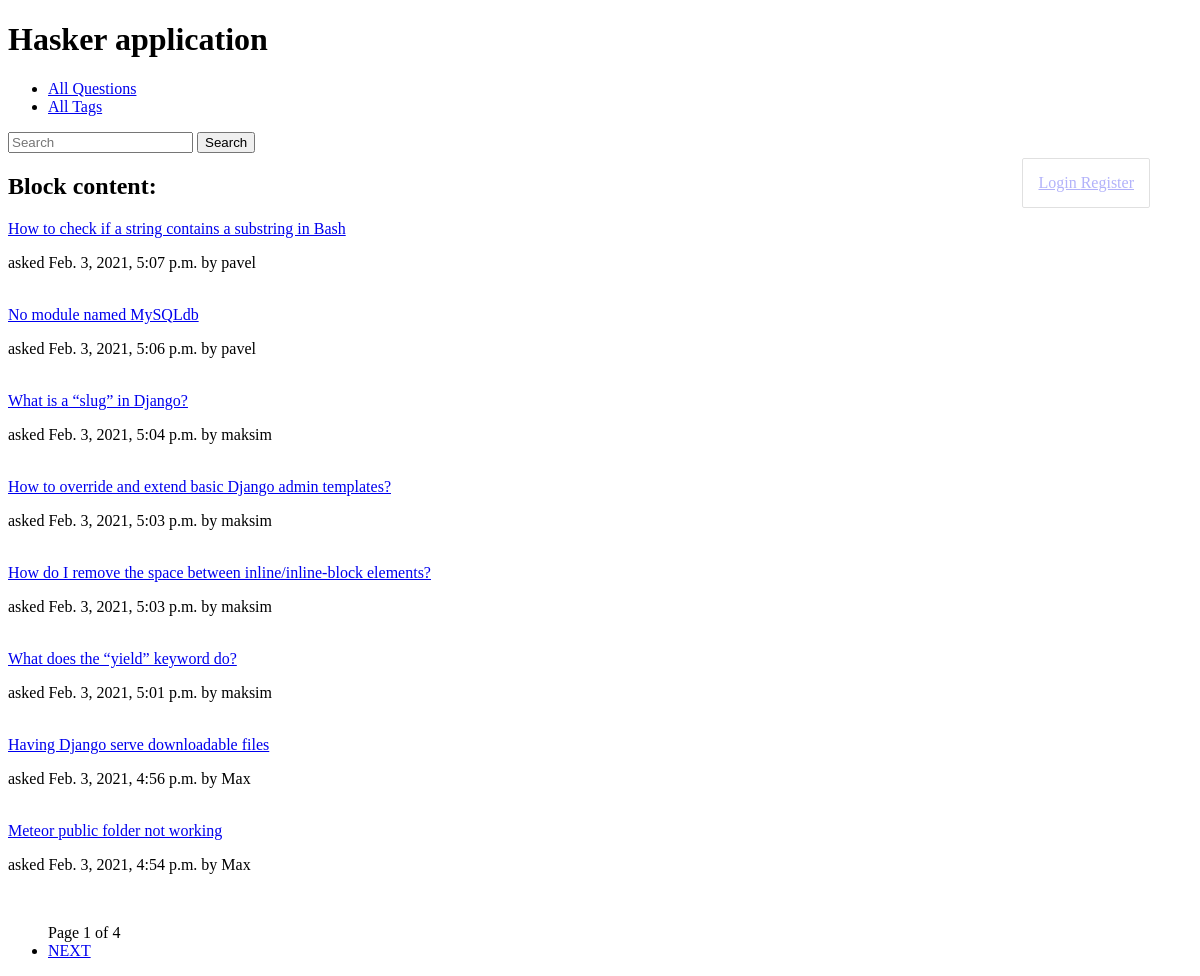
/, run on an earlier commit of the app's database.
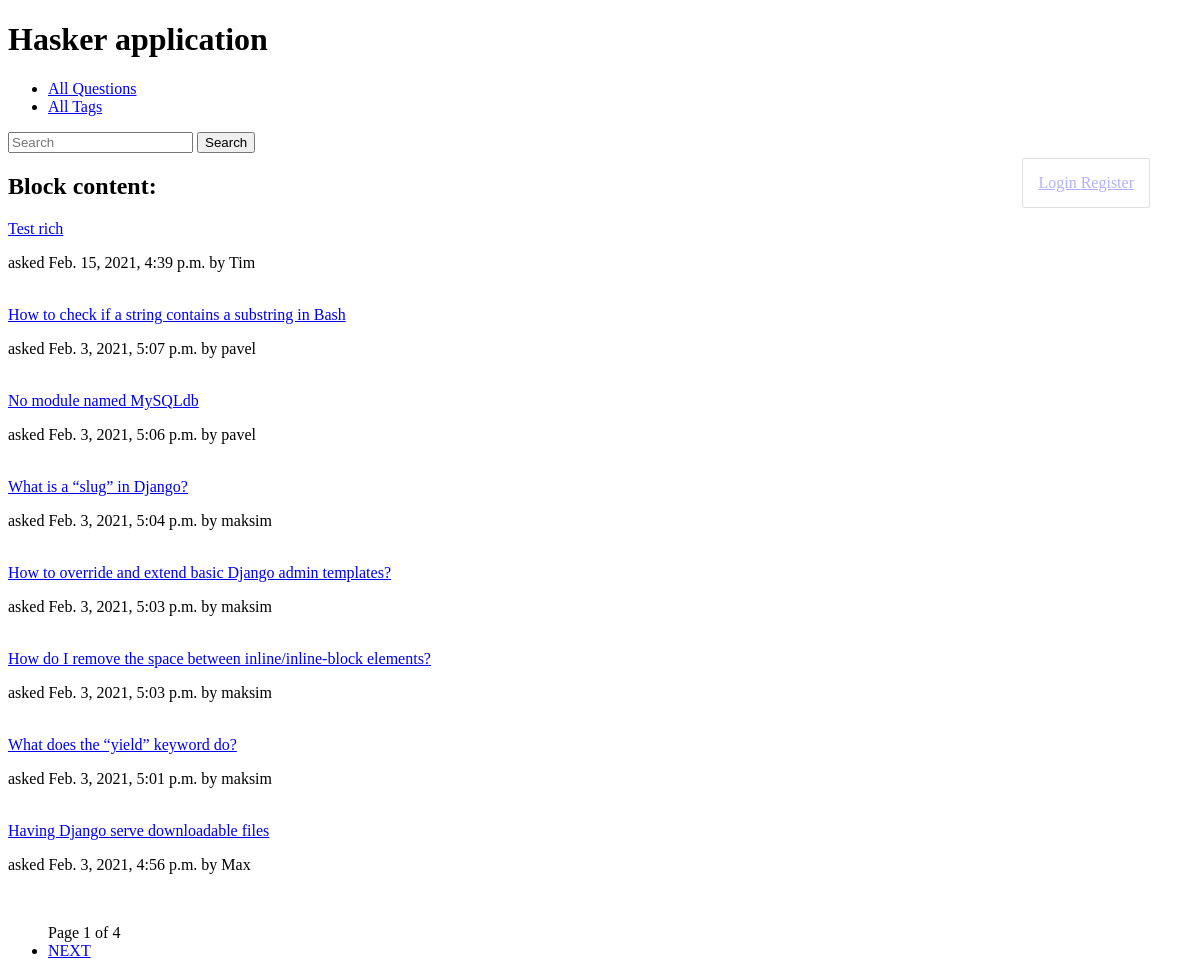
And on a later commit of the database.
### hasker/models.py (models this page shows, shortened)
class Question(models.Model):
    author = models.ForeignKey(User, on_delete=models.CASCADE)
    title = models.CharField(max_length=150, db_index=True)
    slug = models.SlugField(max_length=150, blank=True, unique=True)
    content = RichTextField(blank=False, db_index=True)
    tags = models.ManyToManyField('Tag', blank=True, related_name='questions')
    date_create = models.DateTimeField(auto_now_add=True)
    def get_absolute_url(self):
        return reverse('question_detail_url', kwargs={'slug': self.slug})
    class Meta:
        ordering = ['-date_create']

### hasker/views.py (the view)
# urls.py: path('', IndexView.as_view(), name='questions_list_url'),
class IndexView(generic.ListView):
    template_name = 'hasker/index.html'
    context_object_name = 'questions'
    paginate_by = 8
    def get_queryset(self):
        search_query = self.request.GET.get('search', '')
        if search_query:
            return Question.objects.filter(Q(title__icontains=search_query) | Q(content__icontains=search_query))
        return Question.objects.all()

### hasker/templates/hasker/index.html (shortened to what this page needs)
{% extends 'hasker/base_hasker.html' %}
{% block content %}
    <h2>Block content:</h2>
    {% for question in questions %}
        <div>
            <a href="{{ question.get_absolute_url }}" >{{ question.title }} </a>
            <p> asked {{ question.date_create }} by {{ question.author }} </p>
            <br>
        </div>
    {% endfor %}
{% endblock %}

What changed in the data, as far as the page shows it:
no longer on this page (row unchanged): Question: title "Meteor public folder not working", date_create "Feb. 3, 2021, 4:54 p.m.", author "Max"
added Question: title "Test rich", date_create "Feb. 15, 2021, 4:39 p.m.", author "Tim"
